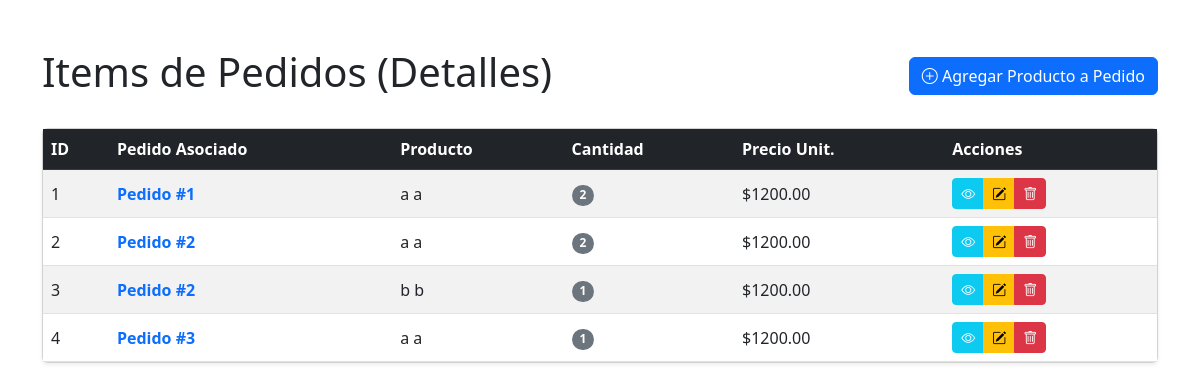
/pedido-detalles/, run on the app's committed database.
### app_admin/models.py (models this page shows, shortened)
class PedidoDetalle(models.Model):
    pedido = models.ForeignKey(Pedido, on_delete=models.CASCADE, related_name="items")
    producto = models.ForeignKey(Producto, on_delete=models.CASCADE)
    cantidad = models.PositiveIntegerField(default=1)
    precio_unitario = models.DecimalField(max_digits=10, decimal_places=2)

class Pedido(models.Model):
    user = models.ForeignKey(User, on_delete=models.CASCADE, null=True, blank=True) # Usuario registrado (opcional)
    nombre_cliente = models.CharField(max_length=100)
    email_cliente = models.EmailField()
    telefono_cliente = models.CharField(max_length=20)
    domicilio = models.CharField(max_length=255)
    subtotal = models.DecimalField(max_digits=10, decimal_places=2)
    impuestos = models.DecimalField(max_digits=10, decimal_places=2, default=0)
    total = models.DecimalField(max_digits=10, decimal_places=2, default=0)
    forma_pago = models.CharField(max_length=50) # 'tarjeta' o 'paypal'
    fecha_pedido = models.DateTimeField(auto_now_add=True)
    pagado = models.BooleanField(default=False)

class Producto(models.Model):
    CATEGORIAS = [
        ("altavoces", "Altavoces"),
        ("amplificadores", "Amplificadores"),
        ("cine", "Cine en Casa"),
        ("portatiles", "Portátiles"),
    ]
    categoria = models.CharField(max_length=20, choices=CATEGORIAS)
    marca = models.CharField(max_length=100)
    modelo = models.CharField(max_length=100)
    tipo_conectividad = models.CharField(max_length=100)
    numero = models.IntegerField()
    stock = models.IntegerField()
    precio = models.DecimalField(max_digits=10, decimal_places=2)
    imagen = models.ImageField(upload_to='productos/', blank=True, null=True)
    def __str__(self):
        return f"{self.marca} {self.modelo}"

### app_admin/views.py (the view)
# urls.py: path('pedido-detalles/', views.PedidoDetalleListView.as_view(), name='pedidodetalle-list'),
class PedidoDetalleListView(ListView):
    model = PedidoDetalle
    template_name = 'app_admin/pedidodetalle_list.html'
    context_object_name = 'pedidodetalles'

### app_admin/templates/app_admin/pedidodetalle_list.html (shortened to what this page needs)
<!DOCTYPE html>
<html lang="es">
<head>
    <link href="https://cdn.jsdelivr.net/npm/bootstrap@5.3.0/dist/css/bootstrap.min.css" rel="stylesheet">
    <link rel="stylesheet" href="https://cdn.jsdelivr.net/npm/bootstrap-icons@1.10.5/font/bootstrap-icons.css">
</head>
<body>
    <div class="container mt-5">
        <div class="d-flex justify-content-between align-items-center mb-4">
            <h1>Items de Pedidos (Detalles)</h1>
            <a href="{% url 'pedidodetalle-create' %}" class="btn btn-primary">
                <i class="bi bi-plus-circle"></i> Agregar Producto a Pedido
            </a>
        </div>
        <div class="card shadow-sm">
            <div class="card-body p-0">
                <div class="table-responsive">
                    <table class="table table-hover table-striped mb-0 align-middle">
                        <thead class="table-dark">
                            <tr>
                                <th>ID</th>
                                <th>Pedido Asociado</th>
                                <th>Producto</th>
                                <th>Cantidad</th>
                                <th>Precio Unit.</th>
                                <th>Acciones</th>
                            </tr>
                        </thead>
                        <tbody>
                            {% for item in pedidodetalles %}
                            <tr>
                                <td>{{ item.id }}</td>
                                <td>
                                    <a href="{% url 'pedido-detail' item.pedido.pk %}" class="text-decoration-none fw-bold">
                                        Pedido #{{ item.pedido.id }}
                                    </a>
                                </td>
                                <td>{{ item.producto }}</td>
                                <td>
                                    <span class="badge bg-secondary rounded-pill">{{ item.cantidad }}</span>
                                </td>
                                <td>${{ item.precio_unitario }}</td>
                                <td>
                                    <div class="btn-group" role="group">
                                        <a href="{% url 'pedidodetalle-detail' item.pk %}" class="btn btn-sm btn-info text-white" title="Ver">
                                            <i class="bi bi-eye"></i>
                                        </a>
                                        <a href="{% url 'pedidodetalle-update' item.pk %}" class="btn btn-sm btn-warning" title="Editar">
                                            <i class="bi bi-pencil-square"></i>
                                        </a>
                                        <a href="{% url 'pedidodetalle-delete' item.pk %}" class="btn btn-sm btn-danger" title="Eliminar">
                                            <i class="bi bi-trash"></i>
                                        </a>
                                    </div>
                                </td>
                            </tr>
                            {% empty %}
                            <tr>
                                <td colspan="6" class="text-center py-4 text-muted">
                                    No hay detalles de pedidos registrados.
                                </td>
                            </tr>
                            {% endfor %}
                        </tbody>
                    </table>
                </div>
            </div>
        </div>
    </div>
</body>
</html>

### data on the page
PedidoDetalle: id "1", pedido.id "1", producto "a a", cantidad "2", precio_unitario "1200.00"
PedidoDetalle: id "2", pedido.id "2", producto "a a", cantidad "2", precio_unitario "1200.00"
PedidoDetalle: id "3", pedido.id "2", producto "b b", cantidad "1", precio_unitario "1200.00"
PedidoDetalle: id "4", pedido.id "3", producto "a a", cantidad "1", precio_unitario "1200.00"
